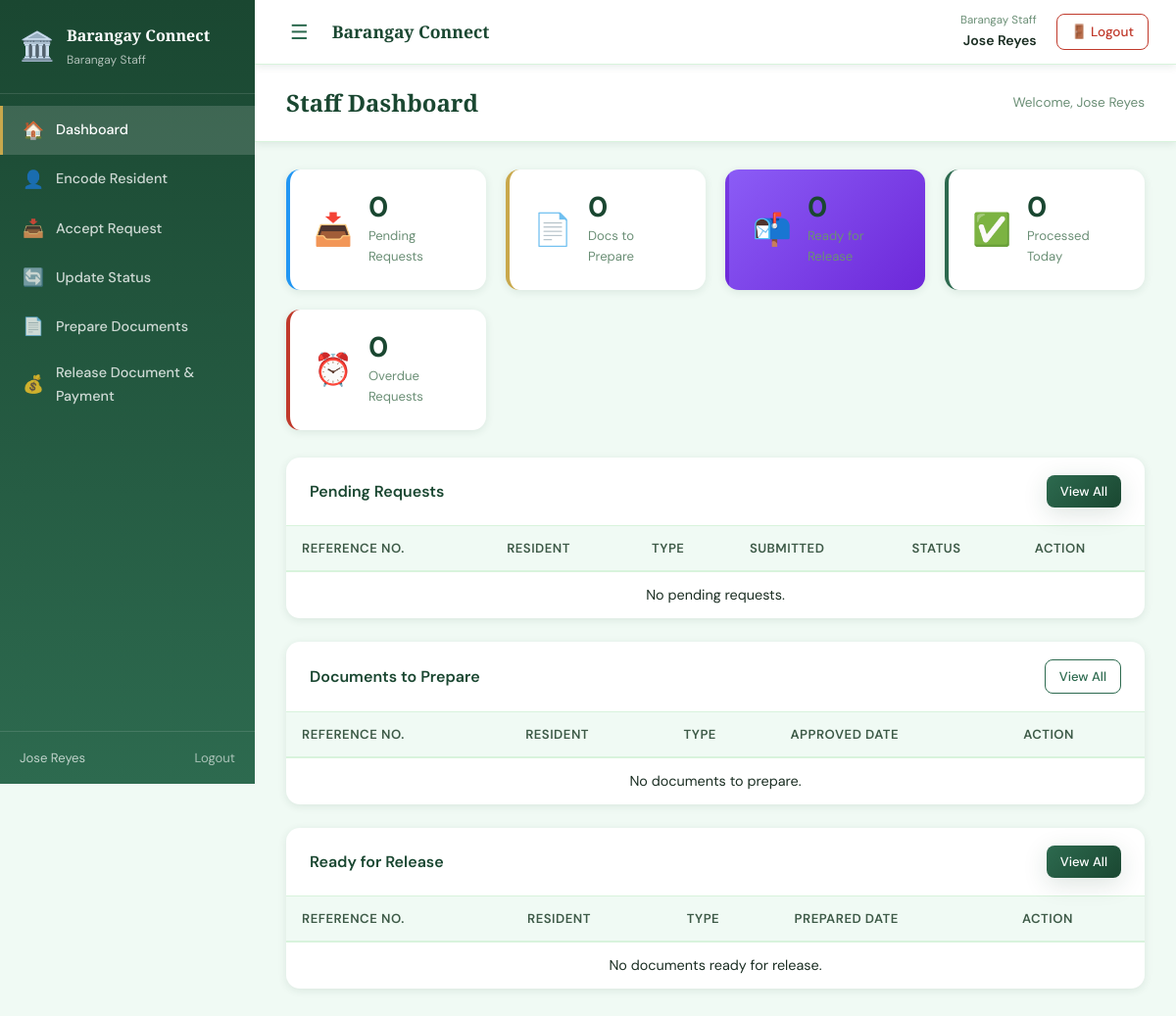
The page /staff/dashboard.php (signed in) on the database as committed earlier.
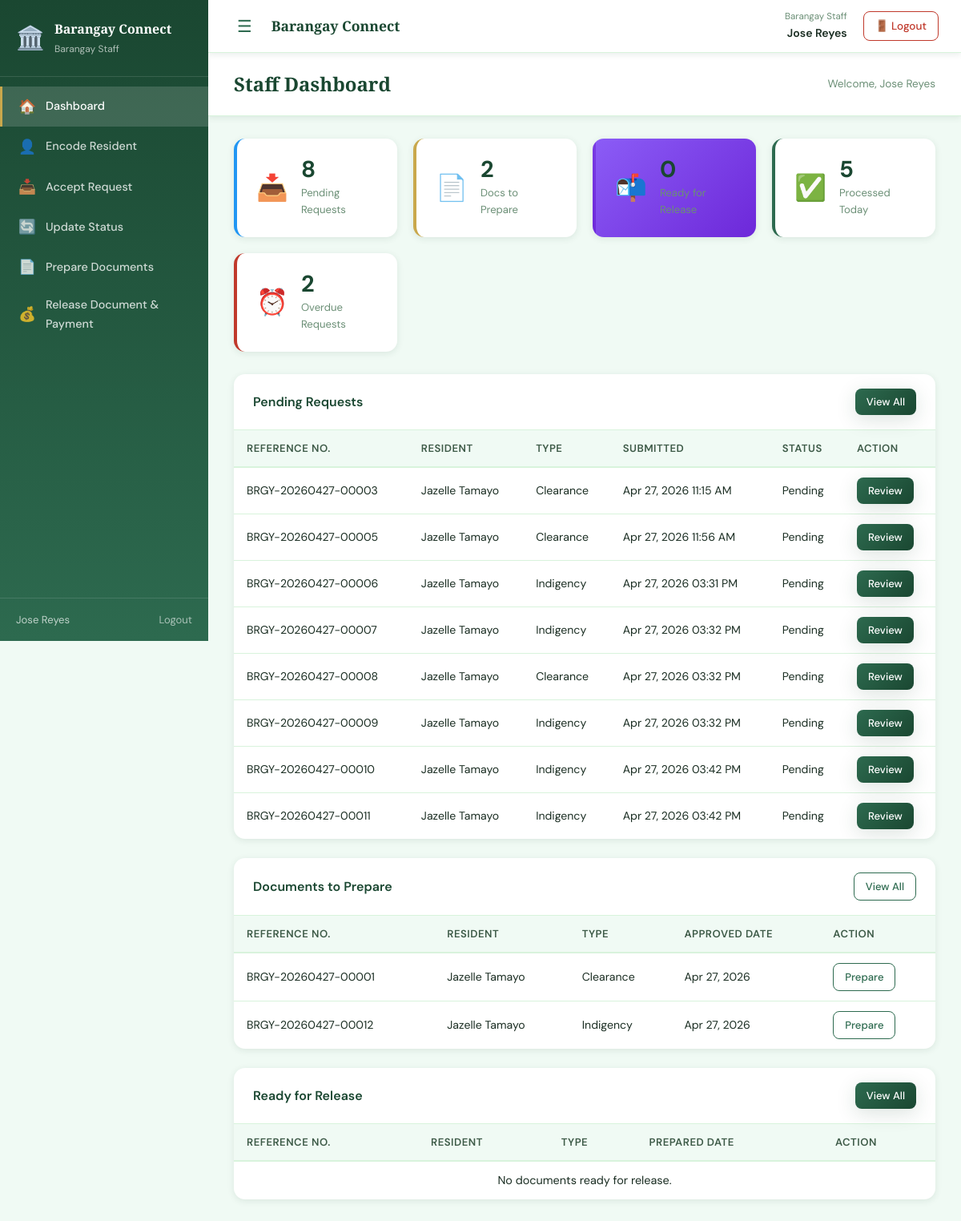
The same page on the database as committed later.
### tables this page shows
CREATE TABLE `servicerequest` (
  `RequestID` int(11) NOT NULL,
  `ReferenceNo` varchar(30) NOT NULL,
  `ResidentID` int(11) NOT NULL,
  `RequestType` enum('Clearance','Indigency','FacilityReservation','Complaint') NOT NULL,
  `Purpose` text DEFAULT NULL,
  `Status` enum('Pending','ForApproval','Approved','Prepared','Released','Rejected','Cancelled') DEFAULT 'Pending',
  `Remarks` text DEFAULT NULL,
  `ProcessedBy` int(11) DEFAULT NULL,
  `ProcessedAt` datetime DEFAULT NULL,
  `ReleasedBy` int(11) DEFAULT NULL,
  `ReleasedAt` datetime DEFAULT NULL,
  `CancelledBy` int(11) DEFAULT NULL,
  `CancelledAt` datetime DEFAULT NULL,
  `CancellationReason` text DEFAULT NULL,
  `CreatedBy` int(11) DEFAULT NULL,
  `CreatedAt` datetime DEFAULT current_timestamp(),
  `UpdatedAt` datetime DEFAULT current_timestamp() ON UPDATE current_timestamp(),
  `SecretaryNote` text DEFAULT NULL,
  `PreparedBy` int(11) DEFAULT NULL,
  `PreparedAt` datetime DEFAULT NULL
);

### staff/dashboard.php (the view, shortened to what the changed rows need)
<?php
$pdo = get_db();
$pendingCount = $pdo->query(
    "SELECT COUNT(*) FROM ServiceRequest WHERE Status = 'Pending'"
)->fetchColumn();
$prepareCount = $pdo->query(
    "SELECT COUNT(*) FROM ServiceRequest WHERE Status = 'Approved'"
)->fetchColumn();
$processedToday = $pdo->query(
    "SELECT COUNT(*) FROM ServiceRequest
     WHERE ProcessedBy IS NOT NULL
     AND DATE(ProcessedAt) = CURDATE()"
)->fetchColumn();
$overdueCount = $pdo->query(
    "SELECT COUNT(*) FROM ServiceRequest
     WHERE Status IN ('Pending','ForApproval')
     AND (
         (RequestType = 'Clearance'            AND TIMESTAMPDIFF(HOUR, CreatedAt, NOW()) > " . SLA_CLEARANCE . ")
         OR (RequestType = 'Indigency'         AND TIMESTAMPDIFF(HOUR, CreatedAt, NOW()) > " . SLA_INDIGENCY . ")
         OR (RequestType = 'FacilityReservation' AND TIMESTAMPDIFF(HOUR, CreatedAt, NOW()) > " . SLA_RESERVATION . ")
         OR (RequestType = 'Complaint'         AND TIMESTAMPDIFF(HOUR, CreatedAt, NOW()) > " . SLA_COMPLAINT . ")
     )"
)->fetchColumn();
$pendingRequests = $pdo->query(
    "SELECT sr.RequestID, sr.ReferenceNo, sr.RequestType,
            sr.Status, sr.CreatedAt,
            CONCAT(r.FirstName,' ',r.LastName) AS ResidentName
     FROM ServiceRequest sr
     JOIN Resident r ON sr.ResidentID = r.ResidentID
     WHERE sr.Status = 'Pending'
     ORDER BY sr.CreatedAt ASC
     LIMIT 10"
)->fetchAll(PDO::FETCH_ASSOC);
$docsToPrepare = $pdo->query(
    "SELECT sr.RequestID, sr.ReferenceNo, sr.RequestType,
            sr.ProcessedAt,
            CONCAT(r.FirstName,' ',r.LastName) AS ResidentName
     FROM ServiceRequest sr
     JOIN Resident r ON sr.ResidentID = r.ResidentID
     WHERE sr.Status = 'Approved'
     ORDER BY sr.ProcessedAt ASC
     LIMIT 10"
)->fetchAll(PDO::FETCH_ASSOC);
include '../includes/header.php';
?>
<div class="app-layout">
    <?php include '../includes/sidebar.php'; ?>
    <main class="main-content">
        <div class="page-header">
            <h1>Staff Dashboard</h1>
        </div>
        <div class="page-body">
            <div class="stats-grid">
                <div class="stat-card stat-blue">
                    <div class="stat-info">
                        <span class="stat-value"><?= $pendingCount ?></span>
                        <span class="stat-label">Pending Requests</span>
                    </div>
                </div>
                <div class="stat-card stat-yellow">
                    <div class="stat-info">
                        <span class="stat-value"><?= $prepareCount ?></span>
                        <span class="stat-label">Docs to Prepare</span>
                    </div>
                </div>
                <div class="stat-card stat-green">
                    <div class="stat-info">
                        <span class="stat-value"><?= $processedToday ?></span>
                        <span class="stat-label">Processed Today</span>
                    </div>
                </div>
                <div class="stat-card stat-red">
                    <div class="stat-info">
                        <span class="stat-value"><?= $overdueCount ?></span>
                        <span class="stat-label">Overdue Requests</span>
                    </div>
                </div>
            </div>
            <div class="card">
                <table class="data-table">
                    <thead>
                        <tr>
                            <th>Reference No.</th>
                            <th>Resident</th>
                            <th>Type</th>
                            <th>Submitted</th>
                            <th>Status</th>
                            <th>Action</th>
                        </tr>
                    </thead>
                    <tbody>
                        <?php if (empty($pendingRequests)): ?>
                            <tr>
                                <td colspan="6" class="empty-row">No pending requests.</td>
                            </tr>
                        <?php else: ?>
                            <?php foreach ($pendingRequests as $req): ?>
                                <tr>
                                    <td><?= htmlspecialchars($req['ReferenceNo']) ?></td>
                                    <td><?= htmlspecialchars($req['ResidentName']) ?></td>
                                    <td><?= htmlspecialchars($req['RequestType']) ?></td>
                                    <td><?= date('M d, Y h:i A', strtotime($req['CreatedAt'])) ?></td>
                                    <td><span class="badge badge-pending"><?= $req['Status'] ?></span></td>
                                    <td><a href="request_status_update.php?id=<?= $req['RequestID'] ?>" class="btn btn-small btn-primary">Review</a></td>
                                </tr>
                            <?php endforeach; ?>
                        <?php endif; ?>
                    </tbody>
                </table>
            </div>
            <div class="card">
                <table class="data-table">
                    <thead>
                        <tr>
                            <th>Reference No.</th>
                            <th>Resident</th>
                            <th>Type</th>
                            <th>Approved Date</th>
                            <th>Action</th>
                        </tr>
                    </thead>
                    <tbody>
                        <?php if (empty($docsToPrepare)): ?>
                            <tr>
                                <td colspan="5" class="empty-row">No documents to prepare.</td>
                            </tr>
                        <?php else: ?>
                            <?php foreach ($docsToPrepare as $doc): ?>
                                <tr>
                                    <td><?= htmlspecialchars($doc['ReferenceNo']) ?></td>
                                    <td><?= htmlspecialchars($doc['ResidentName']) ?></td>
                                    <td><?= htmlspecialchars($doc['RequestType']) ?></td>
                                    <td><?= $doc['ProcessedAt'] ? date('M d, Y', strtotime($doc['ProcessedAt'])) : '—' ?></td>
                                    <td><a href="document_preparation.php?id=<?= $doc['RequestID'] ?>" class="btn btn-small btn-secondary">Prepare</a></td>
                                </tr>
                            <?php endforeach; ?>
                        <?php endif; ?>
                    </tbody>
                </table>
            </div>
            <div class="card">
                <table class="data-table">
                    <thead>
                        <tr>
                            <th>Reference No.</th>
                            <th>Resident</th>
                            <th>Type</th>
                            <th>Prepared Date</th>
                            <th>Action</th>
                        </tr>
                    </thead>
                </table>
            </div>
        </div>
    </main>
</div>
<?php include '../includes/footer.php'; ?>

### includes/sidebar.php (shortened to what the changed rows need)
<?php
$role    = $_SESSION['role'] ?? '';
$current = $_SERVER['PHP_SELF'];
function nav_link(string $href, string $icon, string $label, string $current): string
{
    $active = (strpos($current, basename($href)) !== false) ? 'active' : '';
    return "
        <a href=\"$href\" class=\"nav-link $active\">
            <span class=\"nav-icon\">$icon</span>
            $label
        </a>";
}
?>
<aside class="sidebar">
    <nav class="sidebar-nav">
        <?php foreach ($menus[$role] ?? [] as $item): ?>
            <?= nav_link($item['href'], $item['icon'], $item['label'], $current) ?>
        <?php endforeach; ?>
    </nav>
</aside>

Rows that differ between the two databases and show on the page:
added servicerequest: ReferenceNo "BRGY-20260427-00003", ResidentName "Jazelle Tamayo", RequestType "Clearance", CreatedAt "Apr 27, 2026 11:15 AM", Status "Pending", shown under "Pending Requests"
added servicerequest: ReferenceNo "BRGY-20260427-00005", ResidentName "Jazelle Tamayo", RequestType "Clearance", CreatedAt "Apr 27, 2026 11:56 AM", Status "Pending", shown under "Pending Requests"
added servicerequest: ReferenceNo "BRGY-20260427-00006", ResidentName "Jazelle Tamayo", RequestType "Indigency", CreatedAt "Apr 27, 2026 03:31 PM", Status "Pending", shown under "Pending Requests"
added servicerequest: ReferenceNo "BRGY-20260427-00007", ResidentName "Jazelle Tamayo", RequestType "Indigency", CreatedAt "Apr 27, 2026 03:32 PM", Status "Pending", shown under "Pending Requests"
added servicerequest: ReferenceNo "BRGY-20260427-00008", ResidentName "Jazelle Tamayo", RequestType "Clearance", CreatedAt "Apr 27, 2026 03:32 PM", Status "Pending", shown under "Pending Requests"
added servicerequest: ReferenceNo "BRGY-20260427-00009", ResidentName "Jazelle Tamayo", RequestType "Indigency", CreatedAt "Apr 27, 2026 03:32 PM", Status "Pending", shown under "Pending Requests"
added servicerequest: ReferenceNo "BRGY-20260427-00010", ResidentName "Jazelle Tamayo", RequestType "Indigency", CreatedAt "Apr 27, 2026 03:42 PM", Status "Pending", shown under "Pending Requests"
added servicerequest: ReferenceNo "BRGY-20260427-00011", ResidentName "Jazelle Tamayo", RequestType "Indigency", CreatedAt "Apr 27, 2026 03:42 PM", Status "Pending", shown under "Pending Requests"
added servicerequest: ReferenceNo "BRGY-20260427-00001", ResidentName "Jazelle Tamayo", RequestType "Clearance", ProcessedAt "Apr 27, 2026", shown under "Documents to Prepare"
added servicerequest: ReferenceNo "BRGY-20260427-00012", ResidentName "Jazelle Tamayo", RequestType "Indigency", ProcessedAt "Apr 27, 2026", shown under "Documents to Prepare"
Other text that changed with them:
$pendingCount: "0" → "8"
$prepareCount: "0" → "2"
$processedToday: "0" → "5"
$overdueCount: "0" → "2"
text no longer shown: "No pending requests. No documents to prepare."
